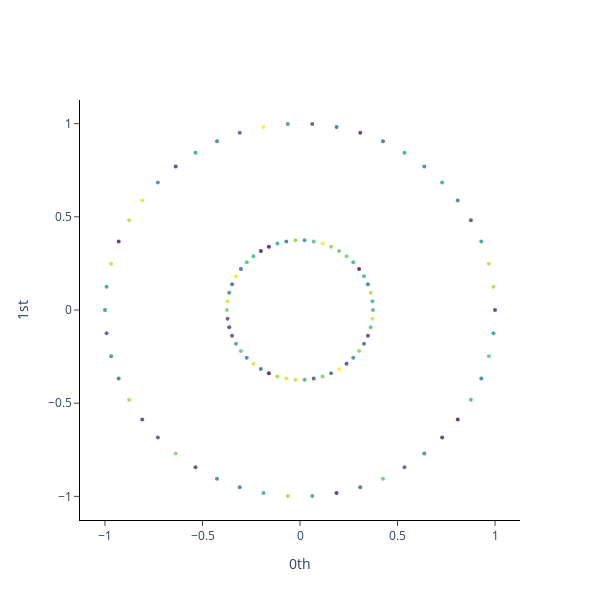

The cell this chart's notebook holds for it:
### Markdown cell above
Incidentally, samples in ``X`` can be plotted using ``gtda.plotting.plot_point_cloud``.

### Code cell
from gtda.plotting import plot_point_cloud
i = 0
plot_point_cloud(X[i])
